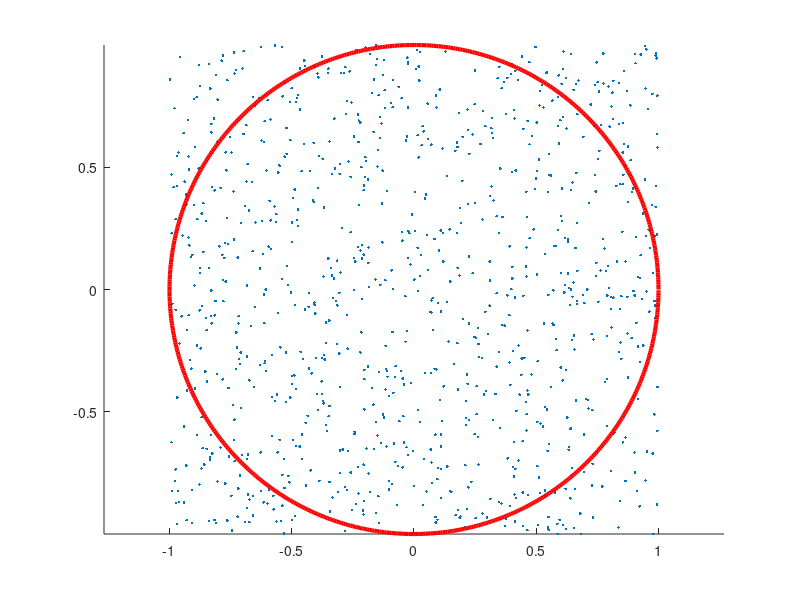

Write the MATLAB code that produced this figure.
clear all
n = 1000;
x = -1 + 2*rand(n,2);       % help rand
count = 0;
for j = 1:n
    if norm(x(j,:)) <= 1    % help norm
        count = count + 1;
    end
end

pi_est = (count/n)*4;
disp(pi_est)

% visualize 
w = 0:0.01:2*pi;
z = cos(w) + 1i*sin(w);

figure(1);  cla;    hold on
plot(x(:,1),x(:,2),'.');    
plot(real(z),imag(z),'r','linewidth',3);    hold off
axis equal